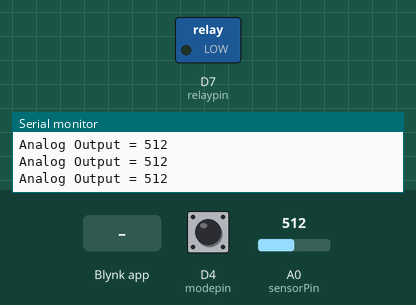
Recording of a sketch running on a simulated ESP8266 (NodeMCU). Parts: switched loads named in the sketch (green lamp = pin HIGH), the last lines printed to the serial monitor. The inputs (shaded band) are chosen by the test bench; at power-on: D4 (modepin) LOW, A0 (sensorPin) = 512. WiFi joins after 1.5 s; servers stay silent unless stated.

Above: at 3.0 s.
3.1 s: Blynk app writes 1 to V1
At 4.4 s:
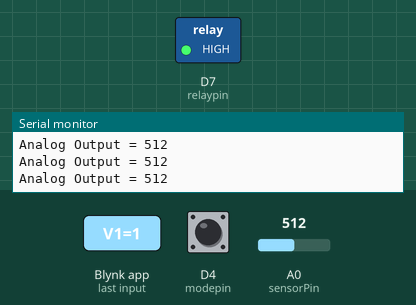
6.6 s: Blynk app writes 0 to V1
At 7.1 s:
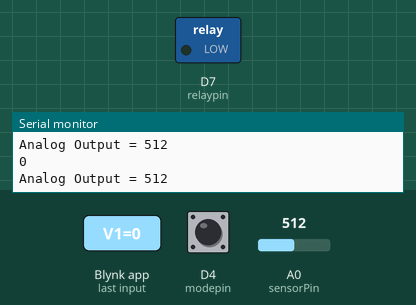
Timing chart, 0 to 9.6 s (numbered marks = the images above; inputs shaded):
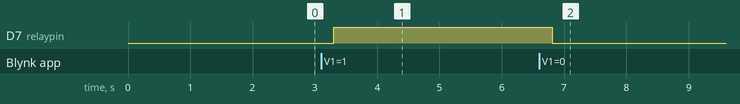

Measured:
- after the input at 3.1 s, D7 (relaypin): LOW → HIGH after 0.21 s
- after the input at 6.6 s, D7 (relaypin): HIGH → LOW after 0.21 s

The sketch:

innotech.ino
```cpp
#include <ESP8266WiFi.h>
#include <BlynkSimpleEsp8266.h>
int trigPin = D6;    //Trig - green Jumper
int echoPin = D5;    //Echo - yellow Jumper
long duration, cm;
int data;
char auth[]="auth code given by blynk";
char ssid[]="your hotspot name ";
char pass[]="your hotspot password";
int relaypin=D7;
int sensorPin = A0;
int sensorValue = 0;
int modepin=D4;
int modepinin=D3;


void setup()
{
  Serial.begin(9600);
  Blynk.begin(auth, ssid, pass);
  pinMode(relaypin,OUTPUT);
  pinMode(sensorPin,INPUT);
   pinMode(trigPin, OUTPUT);
  pinMode(echoPin, INPUT);
pinMode(modepin,INPUT);
pinMode(modepinin,INPUT);

 }

BLYNK_WRITE(V1)
{

  data = param.asInt();
  Serial.println(data);
 if(data==1)
 {
  digitalWrite(relaypin,HIGH);

  }
  if(data==0)
  {
    digitalWrite(relaypin,LOW);

    }

}


void loop()
{

  if(digitalRead(modepin)==HIGH)
{

if(digitalRead(modepinin)==HIGH)
{

   digitalWrite(trigPin, LOW);
      delayMicroseconds(5);            //ultrasonic
          digitalWrite(trigPin, HIGH);
          delayMicroseconds(10);
          digitalWrite(trigPin, LOW);

          duration = pulseIn(echoPin, HIGH);


     cm = (duration/2) / 29.1;    //print
     Serial.print(cm);
     Serial.print("cm");
     Serial.println();

    if(cm<50)
      {

            digitalWrite(relaypin,HIGH);
            delay(10000);

       }
    else
      {
       digitalWrite(relaypin,LOW);

      }
}
if(digitalRead(modepinin)==LOW)
{
  Blynk.run();

   digitalWrite(trigPin, LOW);
      delayMicroseconds(5);            //ultrasonic
          digitalWrite(trigPin, HIGH);
          delayMicroseconds(10);
          digitalWrite(trigPin, LOW);

          duration = pulseIn(echoPin, HIGH);

     cm = (duration/2) / 29.1;    //print
     Serial.print(cm);
     Serial.print("cm");
     Serial.println();
    if(cm<50)
    {
     Blynk.notify("someone is in the room");
    }
}

}
  if(digitalRead(modepin)==LOW)
  {

Blynk.run();
 sensorValue = analogRead(sensorPin);
Serial.print("Analog Output = ");
Serial.println(sensorValue);
delay(500);
if(sensorValue<500)
{
  Blynk.notify("alarm gas leakage");

  }


  }
}
```
